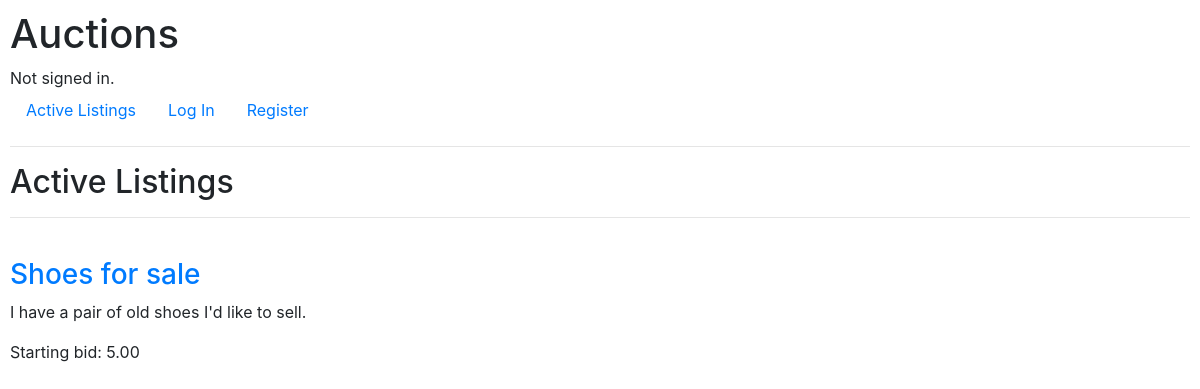
The app's page /, older data.
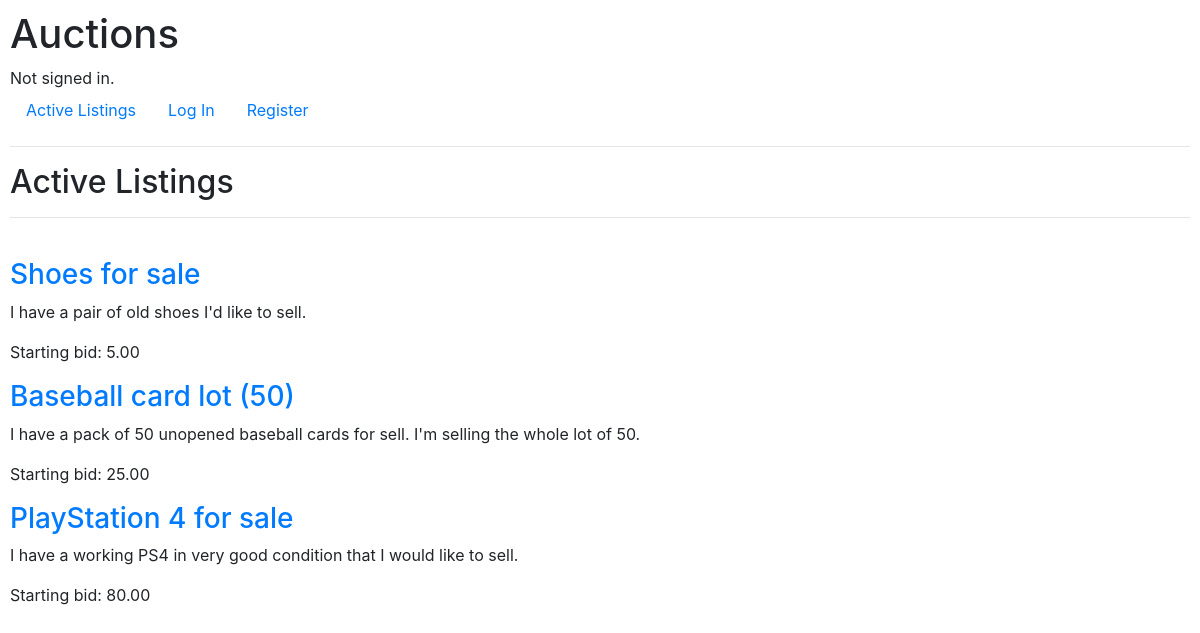
The same page, newer data.
### auctions/models.py (models this page shows, shortened)
class Listing(models.Model):
    title = models.CharField(max_length=200)
    description = models.TextField()
    starting_bid = models.DecimalField(max_digits=10, decimal_places=2)
    image_url = models.URLField(blank=True, null=True)
    category = models.CharField(max_length=50, blank=True, null=True)
    user = models.ForeignKey(User, on_delete=models.CASCADE)

### auctions/views.py (the view)
# urls.py: path("", views.index, name="index"),
def index(request):
        active_listings = Listing.objects.all()  # Assuming all listings are active for simplicity
        return render(request, "auctions/index.html", {'listings': active_listings})

### auctions/templates/auctions/index.html (shortened to what this page needs)
{% extends "auctions/layout.html" %}
{% block body %}
    <h2>Active Listings</h2>
    <hr>
    <br>
<div class="listings">
    {% for listing in listings %}
    <div class="listing">
        <h3><a href="{% url 'listing' listing.id %}">{{ listing.title }}</a></h3>
        <p>{{ listing.description }}</p>
        <p>Starting bid: {{ listing.starting_bid }}</p>
    </div>
    {% endfor %}
</div>
{% endblock %}

Row changes from the older to the newer data that the page shows:
added Listing: title "Baseball card lot (50)", description "I have a pack of 50 unopened baseball cards for sell. I'm selling the whole lot of 50.", starting_bid "25.00"
added Listing: title "PlayStation 4 for sale", description "I have a working PS4 in very good condition that I would like to sell.", starting_bid "80.00"
